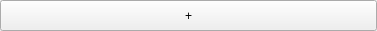
<?xml version="1.0" encoding="UTF-8"?>
<ui version="4.0">
 <class>WgAddKeys</class>
 <widget class="QWidget" name="WgAddKeys">
  <property name="geometry">
   <rect>
    <x>0</x>
    <y>0</y>
    <width>377</width>
    <height>31</height>
   </rect>
  </property>
  <property name="windowTitle">
   <string>Form</string>
  </property>
  <property name="styleSheet">
   <string notr="true">font: 24pt &quot;黑体&quot;;</string>
  </property>
  <widget class="QPushButton" name="pushButton">
   <property name="geometry">
    <rect>
     <x>0</x>
     <y>0</y>
     <width>377</width>
     <height>31</height>
    </rect>
   </property>
   <property name="focusPolicy">
    <enum>Qt::StrongFocus</enum>
   </property>
   <property name="text">
    <string>+</string>
   </property>
   <property name="autoDefault">
    <bool>false</bool>
   </property>
   <property name="default">
    <bool>false</bool>
   </property>
   <property name="flat">
    <bool>false</bool>
   </property>
  </widget>
 </widget>
 <resources/>
 <connections/>
</ui>
